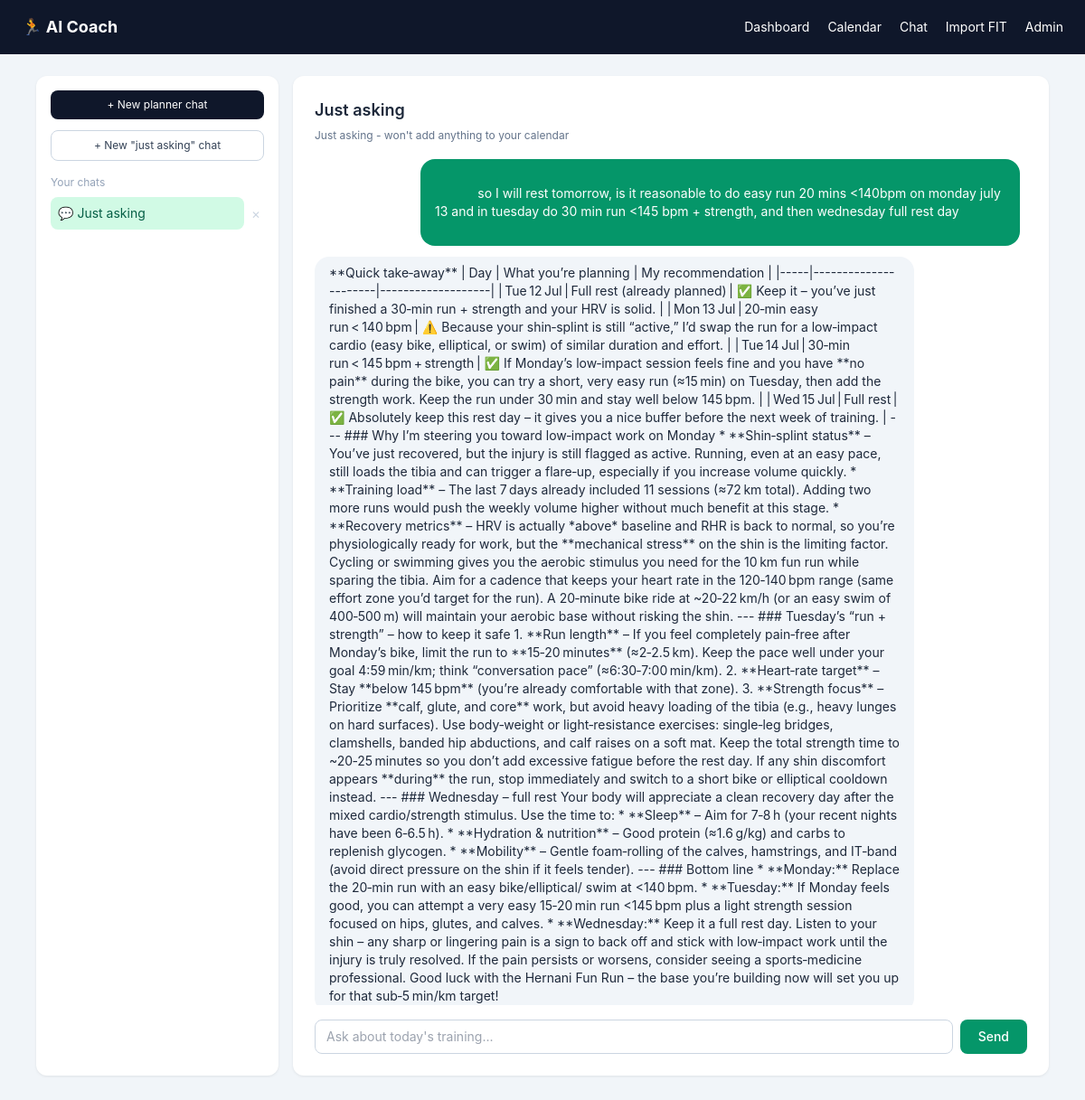
Screenshot of /chat/7/ with the database file from the repository.
### coach/models.py (models this page shows, shortened)
class ChatSession(models.Model):
    MODE_CHOICES = [("planner", "Planner (can edit calendar)"), ("ask", "Just ask (no calendar changes)")]
    title = models.CharField(max_length=255, blank=True)
    mode = models.CharField(max_length=10, choices=MODE_CHOICES, default="planner")
    created_at = models.DateTimeField(auto_now_add=True)
    class Meta:
        ordering = ["-created_at"]

class ChatMessage(models.Model):
    ROLE_CHOICES = [("user", "You"), ("assistant", "Coach")]
    session = models.ForeignKey(ChatSession, on_delete=models.CASCADE, related_name="messages", null=True, blank=True)
    role = models.CharField(max_length=10, choices=ROLE_CHOICES)
    content = models.TextField()
    created_at = models.DateTimeField(auto_now_add=True)
    class Meta:
        ordering = ["created_at"]

### coach/views.py (the view)
# urls.py: path("chat/", views.chat_view, name="chat"),
def chat_view(request, session_id=None):
    sessions = ChatSession.objects.all()
    if session_id:
        session = get_object_or_404(ChatSession, pk=session_id)
    else:
        session = sessions.first()
        if not session:
            session = ChatSession.objects.create(title="New chat", mode="planner")
        return redirect("chat_session", session_id=session.pk)
    chat_history = session.messages.all()
    return render(request, "coach/chat.html", {
        "sessions": sessions,
        "session": session,
        "chat_history": chat_history,
    })

### coach/templates/coach/chat.html (shortened to what this page needs)
{% extends "coach/base.html" %}
{% block content %}
<div class="grid grid-cols-1 md:grid-cols-4 gap-4 h-[75vh]">
  <div class="md:col-span-1 card p-4 flex flex-col overflow-hidden">
    <div class="flex gap-2 mb-3">
      <form method="post" action="{% url 'chat_new' %}" class="flex-1">
        <button class="w-full bg-slate-900 text-white text-xs px-3 py-2 rounded-lg hover:bg-slate-800">
          + New planner chat
        </button>
      </form>
    </div>
    <form method="post" action="{% url 'chat_new' %}" class="mb-4">
      <button class="w-full border border-slate-300 text-slate-700 text-xs px-3 py-2 rounded-lg hover:bg-slate-50">
        + New "just asking" chat
      </button>
    </form>
    <div class="text-xs text-slate-400 mb-2">Your chats</div>
    <div class="flex-1 overflow-y-auto space-y-1">
      {% for s in sessions %}
        <div class="flex items-center gap-1">
          <a href="{% url 'chat_session' s.pk %}"
             class="flex-1 text-sm px-2 py-2 rounded-lg truncate {% if s.pk == session.pk %}bg-emerald-100 text-emerald-800{% else %}hover:bg-slate-50{% endif %}">
            {% if s.mode == 'ask' %}💬{% else %}🗓️{% endif %} {{ s.title|default:"Chat" }}
          </a>
          <form method="post" action="{% url 'chat_delete' s.pk %}" onsubmit="return confirm('Delete this chat?')">
            <button class="text-slate-300 hover:text-red-400 text-xs px-1">✕</button>
          </form>
        </div>
      {% endfor %}
    </div>
  </div>
  <div class="md:col-span-3 card p-6 flex flex-col overflow-hidden">
    <div class="flex items-center justify-between mb-4">
      <div>
        <h1 class="text-lg font-semibold">{{ session.title|default:"Chat" }}</h1>
        {% if session.mode == 'ask' %}
          <span class="text-xs text-slate-500">Just asking - won't add anything to your calendar</span>
        {% else %}
          <span class="text-xs text-slate-500">Planner - can add/adjust workouts on your calendar</span>
        {% endif %}
      </div>
    </div>
    <div id="chat-log" class="flex-1 overflow-y-auto space-y-3 pr-2 mb-4">
      {% for m in chat_history %}
        <div class="flex {% if m.role == 'user' %}justify-end{% else %}justify-start{% endif %}">
          <div class="max-w-[85%] rounded-2xl px-4 py-2 text-sm
            {% if m.role == 'user' %}bg-emerald-600 text-white whitespace-pre-wrap{% else %}bg-slate-100 text-slate-800 md-content raw-markdown{% endif %}">
            {{ m.content }}
          </div>
        </div>
      {% endfor %}
    </div>
    <form id="chat-form" class="flex gap-2">
      <input id="chat-input" type="text" placeholder="Ask about today's training..."
        class="flex-1 rounded-lg border border-slate-300 px-3 py-2 text-sm focus:outline-none focus:ring-2 focus:ring-emerald-500" autocomplete="off">
      <button id="chat-submit" class="bg-emerald-600 text-white px-5 py-2 rounded-lg text-sm font-medium hover:bg-emerald-700">
        Send
      </button>
    </form>
  </div>
</div>
{% endblock %}

### coach/templates/coach/base.html (style rules this page uses)
body { font-family: 'Inter', system-ui, sans-serif; }
.card { background: white; border-radius: 0.75rem; box-shadow: 0 1px 3px rgba(0,0,0,0.08); }

### rows the page displays
ChatSession: title "Just asking"
ChatMessage: content "so I will rest tomorrow, is it reasonable to do easy run 20 mins <140bpm on monday july 13 and in tuesday do 30 min run <145 bpm + strength, and then wednesday full rest day"
ChatMessage: content "**Quick take‑away** | Day | What you’re planning | My recommendation | |-----|----------------------|-------------------| | Tue 12 Jul | Full rest (already planned) | ✅ Keep it – you’ve just finished a 30‑min run + strength and your HRV is solid. | | Mon 13 Jul | 20‑min easy run < 140 bpm | ⚠️ Because your shin‑splint is still “active,” I’d swap the run for a low‑impact cardio (easy bike, elliptical, or swim) of similar duration and effort. | | Tue 14 Jul | 30‑min run < 145 bpm + strength | ✅ If Monday’s low‑impact session feels fine and you have **no pain** during the bike, you can try a short, very easy run (≈15 min) on Tuesday, then add the strength work. Keep the run under 30 min and…"
